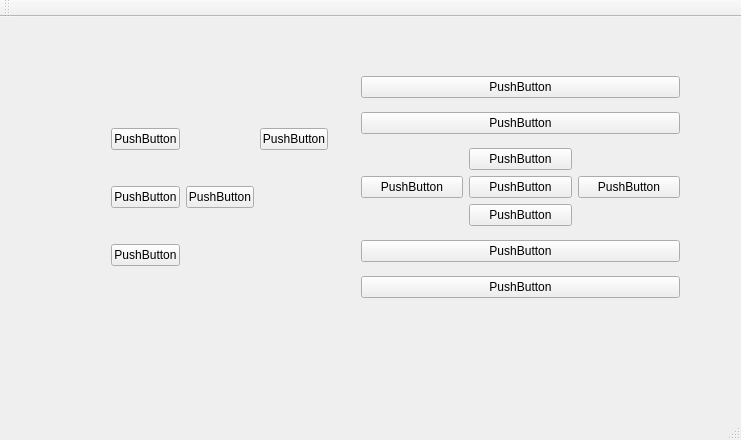
<?xml version="1.0" encoding="UTF-8"?>
<ui version="4.0">
 <class>WIZARDTESTClass</class>
 <widget class="QMainWindow" name="WIZARDTESTClass">
  <property name="geometry">
   <rect>
    <x>0</x>
    <y>0</y>
    <width>741</width>
    <height>440</height>
   </rect>
  </property>
  <property name="windowTitle">
   <string>WIZARDTEST</string>
  </property>
  <widget class="QWidget" name="centralWidget">
   <widget class="QWidget" name="verticalLayoutWidget">
    <property name="geometry">
     <rect>
      <x>350</x>
      <y>40</y>
      <width>341</width>
      <height>261</height>
     </rect>
    </property>
    <layout class="QVBoxLayout" name="verticalLayout">
     <item>
      <widget class="QPushButton" name="pushButton">
       <property name="text">
        <string>PushButton</string>
       </property>
      </widget>
     </item>
     <item>
      <widget class="QPushButton" name="pushButton_4">
       <property name="text">
        <string>PushButton</string>
       </property>
      </widget>
     </item>
     <item>
      <layout class="QHBoxLayout" name="horizontalLayout">
       <item>
        <widget class="QPushButton" name="pushButton_6">
         <property name="text">
          <string>PushButton</string>
         </property>
        </widget>
       </item>
       <item>
        <layout class="QVBoxLayout" name="verticalLayout_2">
         <item>
          <widget class="QPushButton" name="pushButton_8">
           <property name="text">
            <string>PushButton</string>
           </property>
          </widget>
         </item>
         <item>
          <widget class="QPushButton" name="pushButton_9">
           <property name="text">
            <string>PushButton</string>
           </property>
          </widget>
         </item>
         <item>
          <widget class="QPushButton" name="pushButton_7">
           <property name="text">
            <string>PushButton</string>
           </property>
          </widget>
         </item>
        </layout>
       </item>
       <item>
        <widget class="QPushButton" name="pushButton_5">
         <property name="text">
          <string>PushButton</string>
         </property>
        </widget>
       </item>
      </layout>
     </item>
     <item>
      <widget class="QPushButton" name="pushButton_3">
       <property name="text">
        <string>PushButton</string>
       </property>
      </widget>
     </item>
     <item>
      <widget class="QPushButton" name="pushButton_2">
       <property name="text">
        <string>PushButton</string>
       </property>
      </widget>
     </item>
    </layout>
   </widget>
   <widget class="QWidget" name="gridLayoutWidget">
    <property name="geometry">
     <rect>
      <x>100</x>
      <y>70</y>
      <width>239</width>
      <height>221</height>
     </rect>
    </property>
    <layout class="QGridLayout" name="gridLayout">
     <item row="2" column="0">
      <widget class="QPushButton" name="pushButton_12">
       <property name="text">
        <string>PushButton</string>
       </property>
      </widget>
     </item>
     <item row="1" column="0">
      <widget class="QPushButton" name="pushButton_13">
       <property name="text">
        <string>PushButton</string>
       </property>
      </widget>
     </item>
     <item row="0" column="0">
      <widget class="QPushButton" name="pushButton_10">
       <property name="text">
        <string>PushButton</string>
       </property>
      </widget>
     </item>
     <item row="0" column="2">
      <widget class="QPushButton" name="pushButton_11">
       <property name="text">
        <string>PushButton</string>
       </property>
      </widget>
     </item>
     <item row="1" column="1">
      <widget class="QPushButton" name="pushButton_14">
       <property name="text">
        <string>PushButton</string>
       </property>
      </widget>
     </item>
    </layout>
   </widget>
  </widget>
  <widget class="QMenuBar" name="menuBar">
   <property name="geometry">
    <rect>
     <x>0</x>
     <y>0</y>
     <width>741</width>
     <height>22</height>
    </rect>
   </property>
  </widget>
  <widget class="QToolBar" name="mainToolBar">
   <attribute name="toolBarArea">
    <enum>TopToolBarArea</enum>
   </attribute>
   <attribute name="toolBarBreak">
    <bool>false</bool>
   </attribute>
  </widget>
  <widget class="QStatusBar" name="statusBar"/>
 </widget>
 <layoutdefault spacing="6" margin="11"/>
 <resources>
  <include location="wizardtest.qrc"/>
 </resources>
 <connections/>
</ui>
